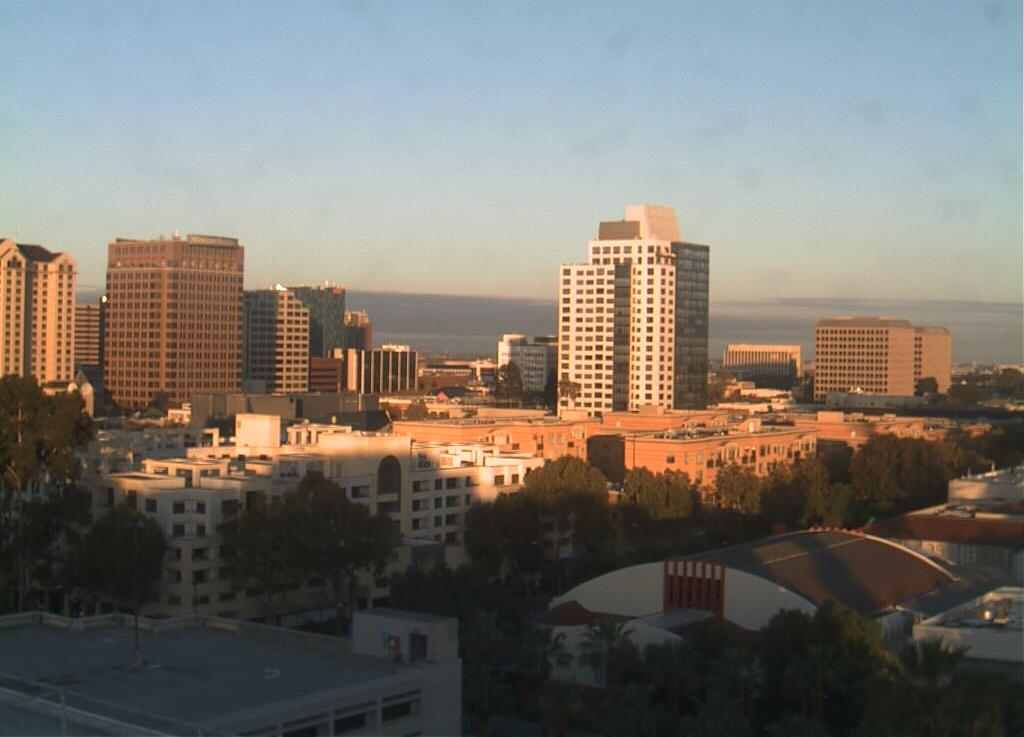
#> input picture Jobsheet6/training/day/20151101_145511.jpg, 1024 x 737 px; its folder holds only this picture in this run
$ jupyter execute --allow-errors lab5.ipynb
#> lines starting #> are read from the running program, lines starting #| are printed output that depends on the picture
[cell 1]
# ==============================================================================
# LAB: Day and Night Image Classification using Threshold & SVM
# ==============================================================================

# --- Step 0: Import Libraries & Path Setup ---
from pathlib import Path
import matplotlib.image as mpimg
import matplotlib.pyplot as plt
import cv2
import random
import numpy as np
import pandas as pd
from sklearn.svm import SVC
from sklearn.metrics import accuracy_score

# Tentukan direktori dataset
train_dir = "images/training/"
test_dir = "images/test/"


# --- Step 1: Load Data and Visualization Function ---
def load_dataset(img_dir):
#> called with img_dir = 'images/training/'
    p = Path(img_dir)
    dirs = p.glob('*')
    img_list = []
    for d in dirs:
        # Mengambil nama folder sebagai label ('day' atau 'night')
        label = d.name
        for file in d.glob('*.jpg'):
            img = mpimg.imread(file)
#> img is the input picture: shape (737, 1024, 3); mean R, G, B 120.9, 116.4, 109.5
            if img is not None:
                img_list.append((img, label))
    return img_list

# Load training data
train_img = load_dataset(train_dir)
#> train_img = 2 items

# Fungsi Visualisasi Acak
def random_img_viz(img_list):
    rand_num = np.random.randint(0, len(img_list))
#> rand_num = 0
    img, label = img_list[rand_num]
#> label = 'day'
    plt.imshow(img)
    plt.title(f"Label: {label} | Shape: {img.shape}")
    plt.axis('off')
    plt.show()

# Cek visualisasi acak data awal
if len(train_img) > 0:
    random_img_viz(train_img)


# --- Step 3: Data Preprocessing ---
def standarized_input(image):
    # Resize gambar ke w: 1100, h: 600
    return cv2.resize(image, (1100, 600))

def label_encoder(label):
    # Encode label: 'day' -> 1, 'night' -> 0
    return 1 if label == 'day' else 0

def preprocess(img_list):
    std_img_list = []
    for image, label in img_list:
        std_img = standarized_input(image)
        img_label = label_encoder(label)
        std_img_list.append((std_img, img_label))
#> this loop made 2 passes
#> (label, img_label) on passes 1 to 2: ('day', 1), ('night', 0)
#> pass 1, in preprocess, `std_img = standarized_input(image)`:
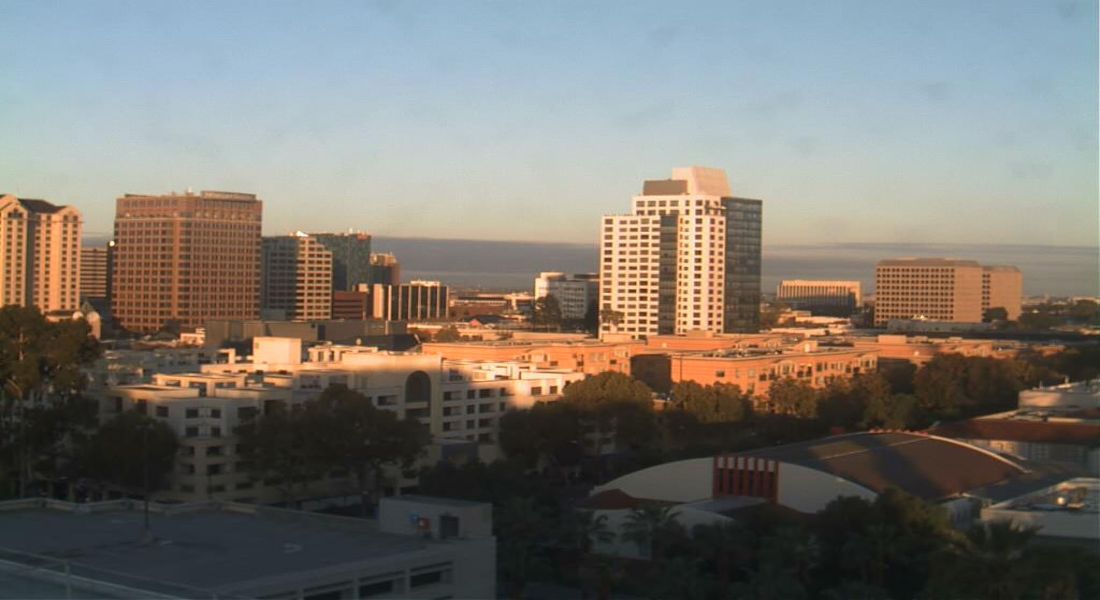
#> std_img: shape (600, 1100, 3); mean R, G, B 120.8, 116.3, 109.4
#> pass 2, in preprocess, `std_img = standarized_input(image)`:
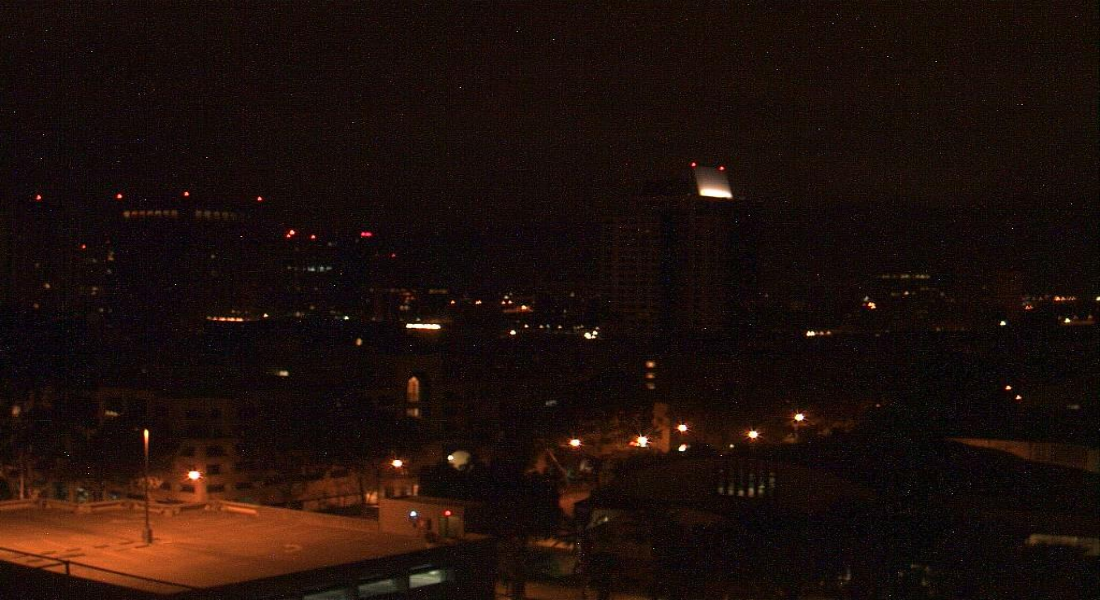
#> std_img: shape (600, 1100, 3); mean R, G, B 29.4, 15, 10.6
#> after the loop, std_img_list = 2 items
    return std_img_list

# Jalankan Preprocessing pada Data Training
train_std_img_list = preprocess(train_img)
#> train_std_img_list = 2 items


# --- Step 4: Feature Extraction (Average Brightness HSV) ---
def avg_brightness(image):
    # Konversi RGB ke HSV
    img_hsv = cv2.cvtColor(image, cv2.COLOR_RGB2HSV)
    # Hitung rata-rata channel V (Value/Brightness)
    sum_brightness = np.sum(img_hsv[:, :, 2])
    area = image.shape[0] * image.shape[1]
    return sum_brightness / area


# --- Step 5 & 6: Classification & Manual Evaluation (Threshold Method) ---
def predict_label(img, threshold=120):
    avg = avg_brightness(img)
    return 1 if avg > threshold else 0

def evaluate(img_list, threshold=120):
#> called with threshold = 120
    miss_labels = []
    for img, label in img_list:
        pred_label = predict_label(img, threshold)
        if pred_label != label:
            miss_labels.append((img, pred_label, label))
#> this loop made 2 passes
#> (label, avg in predict_label, pred_label) on passes 1 to 2: (1, 132.1, 1), (0, 29.43, 0)
#> after the loop, miss_labels = []

    total_img = len(img_list)
#> total_img = 2
    corr_pred = total_img - len(miss_labels)
#> corr_pred = 2
    accuracy = corr_pred / total_img if total_img > 0 else 0
#> accuracy = 1
    print(f'Accuracy (Threshold {threshold}): {accuracy:.4f}')
#| Accuracy (Threshold 120): 1.0000
    return accuracy

# Evaluasi metode Threshold pada Training Data
print("--- Threshold Evaluation ---")
evaluate(train_std_img_list, threshold=120)

# Load dan Preprocess Test Data
test_img = load_dataset(test_dir)
test_std_img_list = preprocess(test_img)
#> test_std_img_list = []

# Evaluasi metode Threshold pada Test Data
evaluate(test_std_img_list, threshold=120)
#| Accuracy (Threshold 120): 0.0000


# --- Alternative Method: Classification with SVM ---

# Alternative Step 4: Feature Vector Tabulation
def extract_avg_bright_feature(img_list):
    avg_list = []
    labels = []
    for img, label in img_list:
        avg_list.append(avg_brightness(img))
        labels.append(label)
#> this loop made 2 passes
#> (label, sum_brightness in avg_brightness, area in avg_brightness) on passes 1 to 2: (1, 87208323, 660000), (0, 19420730, 660000)
#> after the loop, avg_list = [132.1, 29.43]; labels = [1, 0]

    data = np.column_stack((avg_list, labels))
#> data = [[132.1, 1], [29.43, 0]]
    return pd.DataFrame(data, columns=['AVG_BRIGHT', 'LABELS'])

# Buat DataFrame fitur untuk Train dan Test
train_avg_df = extract_avg_bright_feature(train_std_img_list)
#> train_avg_df = table of 2 rows and 2 columns
test_avg_df = extract_avg_bright_feature(test_std_img_list)
#> test_avg_df = table of 0 rows and 2 columns

# Split Feature (X) dan Target (y)
X_train = train_avg_df[['AVG_BRIGHT']].values
#> X_train = [132.1, 29.43]
y_train = train_avg_df['LABELS'].values
#> y_train = [1, 0]

X_test = test_avg_df[['AVG_BRIGHT']].values
#> X_test = empty array
y_test = test_avg_df['LABELS'].values
#> y_test = empty array

# Step 5: Build & Train SVM Model
model = SVC(kernel='rbf')
model.fit(X_train, y_train)

# Step 6: Evaluation Model SVM
y_train_pred = model.predict(X_train)
#> y_train_pred = [1, 0]
#> (the rest of this cell did not finish here and is left out)
